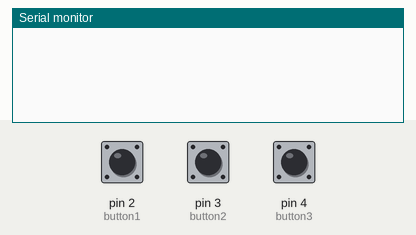
Simulated run of this sketch. Board: Arduino Uno, built with avr-gcc and run on an emulated ATmega328P. On the bench: the last lines printed to the serial monitor. The inputs (shaded band) are chosen by the test bench; at power-on: pin 2 (button1) HIGH, pin 3 (button2) HIGH, pin 4 (button3) HIGH.

Above: at 1.2 s.
1.3 s: pin 2 (button1) pulled LOW for 0.15 s
At 2.0 s:
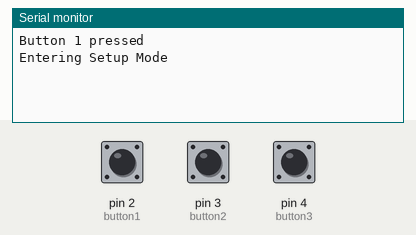
2.9 s: pin 3 (button2) pulled LOW for 0.15 s
At 4.2 s:
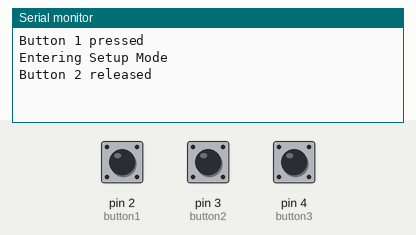
4.5 s: pin 4 (button3) pulled LOW for 0.15 s
At 5.7 s:
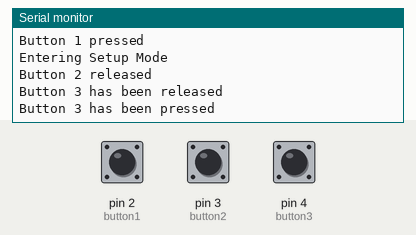
6.1 s: pin 2 (button1) pulled LOW for 1 s
At 6.7 s:
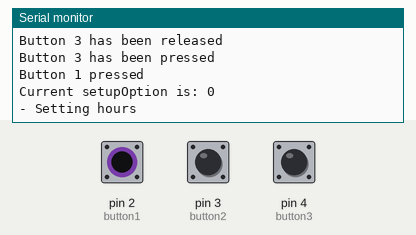
8.6 s: pin 2 (button1) pulled LOW for 0.15 s
At 9.3 s:
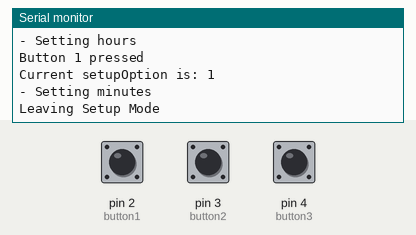

The sketch:

buttonSettings.ino
```cpp
#include <Button.h>

Button button1(2); // Connect your button between pin 2 and GND
Button button2(3); // Connect your button between pin 3 and GND
Button button3(4); // Connect your button between pin 4 and GND
bool setupMode;
int setupOption = 0;

void setup() {
  button1.begin();
  button2.begin();
  button3.begin();

  setupMode = false;

  while (!Serial) { }; // for Leos
  Serial.begin(9600);
}

void loop() {
  if (button1.pressed()) {
    Serial.println("Button 1 pressed");
    if(setupMode == false) {
      Serial.println("Entering Setup Mode");
      setupMode = true;
    } else if(setupMode == true) {
      Serial.print("Current setupOption is: ");
      Serial.println(setupOption);
      if(setupOption == 0) {
        Serial.println("- Setting hours");
      } else if(setupOption == 1) {
        Serial.println("- Setting minutes");
      }
      setupOption++;
      if(setupOption == 2) {
        Serial.println("Leaving Setup Mode");
        setupMode = false;
        setupOption = 0;
      }
    }
  }
/*
  Serial.println(setupMode);
  Serial.println(setupOption);
  */

  if (button2.released())
    Serial.println("Button 2 released");

  if (button3.toggled()) {
    if (button3.read() == Button::PRESSED)
      Serial.println("Button 3 has been pressed");
    else
      Serial.println("Button 3 has been released");
  }
}
```

Measured:
- after the input at 1.3 s, the serial monitor: prints a new line at once (image 1)
- after the input at 2.9 s, the serial monitor: prints a new line after 0.15 s (image 2)
- after the input at 4.5 s, the serial monitor: prints a new line at once (image 3)
- after the input at 6.1 s, the serial monitor: prints a new line at once (image 4)
- after the input at 8.6 s, the serial monitor: prints a new line at once (image 5)
